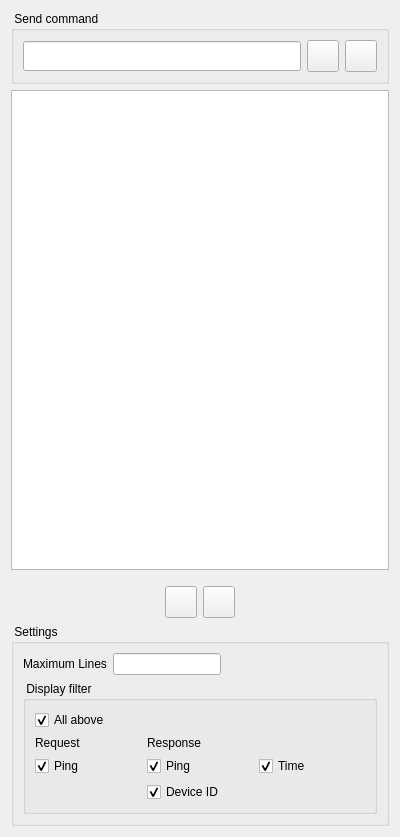
<?xml version="1.0" encoding="UTF-8"?>
<ui version="4.0">
 <class>Debug</class>
 <widget class="QDialog" name="Debug">
  <property name="geometry">
   <rect>
    <x>0</x>
    <y>0</y>
    <width>400</width>
    <height>699</height>
   </rect>
  </property>
  <property name="sizePolicy">
   <sizepolicy hsizetype="Preferred" vsizetype="MinimumExpanding">
    <horstretch>0</horstretch>
    <verstretch>0</verstretch>
   </sizepolicy>
  </property>
  <property name="minimumSize">
   <size>
    <width>320</width>
    <height>0</height>
   </size>
  </property>
  <property name="windowTitle">
   <string>Debug</string>
  </property>
  <layout class="QVBoxLayout" name="verticalLayout">
   <item>
    <widget class="QGroupBox" name="groupBox_2">
     <property name="title">
      <string> Send command </string>
     </property>
     <layout class="QHBoxLayout" name="horizontalLayout_3">
      <item>
       <widget class="QLineEdit" name="commandLine">
        <property name="minimumSize">
         <size>
          <width>0</width>
          <height>30</height>
         </size>
        </property>
        <property name="maximumSize">
         <size>
          <width>16777215</width>
          <height>30</height>
         </size>
        </property>
       </widget>
      </item>
      <item>
       <widget class="QPushButton" name="clearCommandLineButton">
        <property name="minimumSize">
         <size>
          <width>32</width>
          <height>32</height>
         </size>
        </property>
        <property name="maximumSize">
         <size>
          <width>32</width>
          <height>32</height>
         </size>
        </property>
        <property name="text">
         <string/>
        </property>
        <property name="icon">
         <iconset resource="resource.qrc">
          <normaloff>:/images/nav/special/erase.png</normaloff>:/images/nav/special/erase.png</iconset>
        </property>
        <property name="iconSize">
         <size>
          <width>24</width>
          <height>24</height>
         </size>
        </property>
        <property name="autoDefault">
         <bool>false</bool>
        </property>
       </widget>
      </item>
      <item>
       <widget class="QPushButton" name="sendButton">
        <property name="minimumSize">
         <size>
          <width>32</width>
          <height>32</height>
         </size>
        </property>
        <property name="maximumSize">
         <size>
          <width>32</width>
          <height>32</height>
         </size>
        </property>
        <property name="text">
         <string/>
        </property>
        <property name="icon">
         <iconset resource="resource.qrc">
          <normaloff>:/images/nav/play/forward.png</normaloff>:/images/nav/play/forward.png</iconset>
        </property>
        <property name="iconSize">
         <size>
          <width>24</width>
          <height>24</height>
         </size>
        </property>
        <property name="autoDefault">
         <bool>false</bool>
        </property>
       </widget>
      </item>
     </layout>
    </widget>
   </item>
   <item>
    <widget class="QTextBrowser" name="textBrowser">
     <property name="sizePolicy">
      <sizepolicy hsizetype="Expanding" vsizetype="Expanding">
       <horstretch>0</horstretch>
       <verstretch>0</verstretch>
      </sizepolicy>
     </property>
     <property name="minimumSize">
      <size>
       <width>0</width>
       <height>480</height>
      </size>
     </property>
    </widget>
   </item>
   <item>
    <layout class="QHBoxLayout" name="horizontalLayout">
     <property name="topMargin">
      <number>10</number>
     </property>
     <item>
      <spacer name="horizontalSpacer">
       <property name="orientation">
        <enum>Qt::Horizontal</enum>
       </property>
       <property name="sizeHint" stdset="0">
        <size>
         <width>40</width>
         <height>20</height>
        </size>
       </property>
      </spacer>
     </item>
     <item>
      <widget class="QPushButton" name="pauseButton">
       <property name="minimumSize">
        <size>
         <width>32</width>
         <height>32</height>
        </size>
       </property>
       <property name="maximumSize">
        <size>
         <width>32</width>
         <height>32</height>
        </size>
       </property>
       <property name="toolTip">
        <string>Play / Stop</string>
       </property>
       <property name="text">
        <string/>
       </property>
       <property name="icon">
        <iconset resource="resource.qrc">
         <normaloff>:/images/nav/play/pause.png</normaloff>:/images/nav/play/pause.png</iconset>
       </property>
       <property name="iconSize">
        <size>
         <width>24</width>
         <height>24</height>
        </size>
       </property>
       <property name="autoDefault">
        <bool>false</bool>
       </property>
      </widget>
     </item>
     <item>
      <widget class="QPushButton" name="eraseDebugOutput">
       <property name="minimumSize">
        <size>
         <width>32</width>
         <height>32</height>
        </size>
       </property>
       <property name="maximumSize">
        <size>
         <width>32</width>
         <height>32</height>
        </size>
       </property>
       <property name="toolTip">
        <string>Erase</string>
       </property>
       <property name="text">
        <string/>
       </property>
       <property name="icon">
        <iconset>
         <selectedon>:/images/nav/special/erase.png</selectedon>
        </iconset>
       </property>
       <property name="iconSize">
        <size>
         <width>24</width>
         <height>24</height>
        </size>
       </property>
       <property name="autoDefault">
        <bool>false</bool>
       </property>
      </widget>
     </item>
     <item>
      <spacer name="horizontalSpacer_2">
       <property name="orientation">
        <enum>Qt::Horizontal</enum>
       </property>
       <property name="sizeHint" stdset="0">
        <size>
         <width>40</width>
         <height>20</height>
        </size>
       </property>
      </spacer>
     </item>
    </layout>
   </item>
   <item>
    <widget class="QGroupBox" name="groupBox">
     <property name="sizePolicy">
      <sizepolicy hsizetype="Preferred" vsizetype="Preferred">
       <horstretch>0</horstretch>
       <verstretch>0</verstretch>
      </sizepolicy>
     </property>
     <property name="title">
      <string> Settings </string>
     </property>
     <layout class="QFormLayout" name="formLayout_2">
      <item row="0" column="0">
       <layout class="QFormLayout" name="formLayout">
        <item row="0" column="0">
         <widget class="QLabel" name="maximumScrollLinesLabel">
          <property name="text">
           <string>Maximum Lines</string>
          </property>
         </widget>
        </item>
        <item row="0" column="1">
         <widget class="QLineEdit" name="maxLines">
          <property name="text">
           <string/>
          </property>
         </widget>
        </item>
       </layout>
      </item>
      <item row="1" column="0" colspan="2">
       <widget class="QGroupBox" name="groupBox_3">
        <property name="title">
         <string> Display filter </string>
        </property>
        <layout class="QGridLayout" name="gridLayout">
         <item row="2" column="0">
          <widget class="QCheckBox" name="pingRq">
           <property name="text">
            <string>Ping</string>
           </property>
           <property name="checked">
            <bool>true</bool>
           </property>
          </widget>
         </item>
         <item row="1" column="0">
          <widget class="QLabel" name="rq">
           <property name="text">
            <string>Request</string>
           </property>
          </widget>
         </item>
         <item row="2" column="1">
          <widget class="QCheckBox" name="pingRs">
           <property name="text">
            <string>Ping</string>
           </property>
           <property name="checked">
            <bool>true</bool>
           </property>
          </widget>
         </item>
         <item row="2" column="2">
          <widget class="QCheckBox" name="timeRs">
           <property name="text">
            <string>Time</string>
           </property>
           <property name="checked">
            <bool>true</bool>
           </property>
          </widget>
         </item>
         <item row="1" column="1">
          <widget class="QLabel" name="rs">
           <property name="text">
            <string>Response</string>
           </property>
          </widget>
         </item>
         <item row="3" column="1">
          <widget class="QCheckBox" name="deviceRs">
           <property name="text">
            <string>Device ID</string>
           </property>
           <property name="checked">
            <bool>true</bool>
           </property>
          </widget>
         </item>
         <item row="0" column="0">
          <widget class="QCheckBox" name="displayAllCheckBox">
           <property name="text">
            <string>All above</string>
           </property>
           <property name="checked">
            <bool>true</bool>
           </property>
          </widget>
         </item>
        </layout>
       </widget>
      </item>
     </layout>
    </widget>
   </item>
  </layout>
 </widget>
 <resources>
  <include location="resource.qrc"/>
 </resources>
 <connections/>
</ui>
